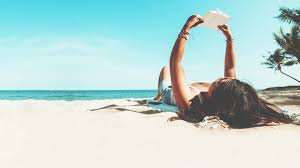
#> input picture cbir/archive/Training Data/Coast/Coast-Train (10).jpeg, 300 x 168 px, given in place of Coast-Train (1).jpeg, which was not available
$ jupyter execute --allow-errors histogramas.ipynb   (text cells are left out)
#> lines starting #> are read from the running program, lines starting #| are printed output that depends on the picture
[cell 1]
import pandas as pd
import cv2
import os
import numpy as np
import faiss

[cell 2]
import warnings
warnings.simplefilter("ignore")

[cell 3]
training_df = pd.DataFrame()

training_path = "archive\Training Data"

for folder in os.listdir(training_path):
    folder_path = os.path.join(training_path, folder)
    for img in os.listdir(folder_path)[:200]:
        img_path = os.path.join(folder_path, img)
        temp_df = pd.DataFrame({  # Usar lista para que sea una entrada válida
        "Path": [img_path],
        "Class": [folder]
        })

        # Usar pd.concat para agregar el DataFrame temporal a training_df
        training_df = pd.concat([training_df, temp_df], ignore_index=True)

[cell 4]
paths_db = pd.read_csv("database\db.csv", index_col=0)
#> (reads cbir/database/db.csv from the repository)
#> further down, img is the input picture: shape (168, 300, 3); mean B, G, R 210.7, 213.5, 186.8
#> `img = cv2.cvtColor(img, cv2.COLOR_BGR2GRAY)`:
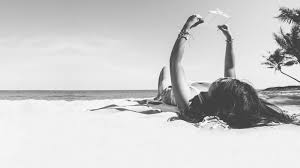
#> img: shape (168, 300); min 38, max 254, mean 205.1
#> pass 3 of the loop `for path in paths:`:
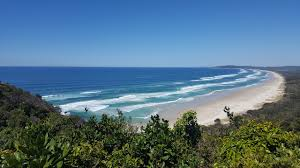
#> input picture cbir/archive/Training Data/Coast/Coast-Train (1006).jpeg, 300 x 168 px, given in place of Coast-Train (100).jpeg, which was not available
#> img is the input picture: shape (168, 300, 3); mean B, G, R 134.1, 114.5, 83.9
#> `img = cv2.cvtColor(img, cv2.COLOR_BGR2GRAY)`:
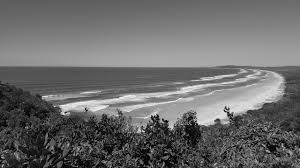
#> img: shape (168, 300); min 0, max 246, mean 107.6
paths = paths_db["path"].values.tolist()

[cell 5]
histograms = []
dimension = 256
#> (the rest of this cell did not finish here and is left out)
